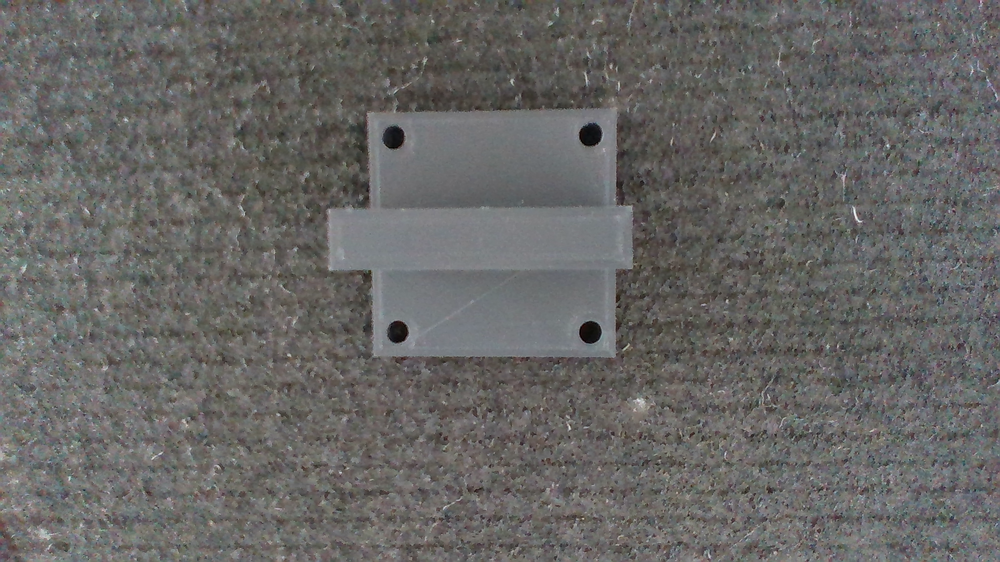
#> input picture ur5e_cam_description/scripts/defects/superior_sd_Color.png, 1000 x 562 px, shrunk from 1920 x 1080 before the run, found by its file name
$ python circulos_base.py
#> lines starting #> are read from the running program, lines starting #| are printed output that depends on the picture
#> further down, img is the input picture: shape (562, 1000, 3); mean B, G, R 100.4, 102.1, 103.1
import numpy as np
import cv2 as cv
import math

import matplotlib.pyplot as plt

import time

def main(img):
    try:
        img = cv.cvtColor(img,cv.COLOR_BGR2RGB)
        cimg = np.copy(img)
        assert cimg is not None, "file could not be read, check with os.path.exists()"

        ## DEBUG
        # cv.imshow('img',cimg)
        # cv.waitKey(0)
        # cv.destroyAllWindows()

        if __name__ != '__main__':
            cv.imwrite("/home/alberto/tfm_ws/src/TFM_AlbertoLosa_2122/ur5e_cam_description/scripts/img_reales/base" + time.strftime("%y%m%d_%H%M%S") + ".png", cimg)

        cimg = cv.medianBlur(cimg,7)
        img_gray = cv.cvtColor(cimg,cv.COLOR_RGB2GRAY)

        # Calculo de círculos
        circles = cv.HoughCircles(img_gray,cv.HOUGH_GRADIENT,1,100,param1=100,param2=16,minRadius=2,maxRadius=10)
#> circles = [[396.5, 332.5, 9.4], [393.5, 135.5, 9.4]]
        circles = np.uint16(np.around(circles))
#> circles = [[396, 332, 9], [394, 136, 9]]

        # Pintar elementos sobre la imagen
        for i in circles[0,:]:
            # draw the outer circle
            cv.circle(cimg,(i[0],i[1]),i[2],(0,255,0),2)
            # draw the center of the circle
            cv.circle(cimg,(i[0],i[1]),2,(0,0,255),3)
#> this loop made 2 passes
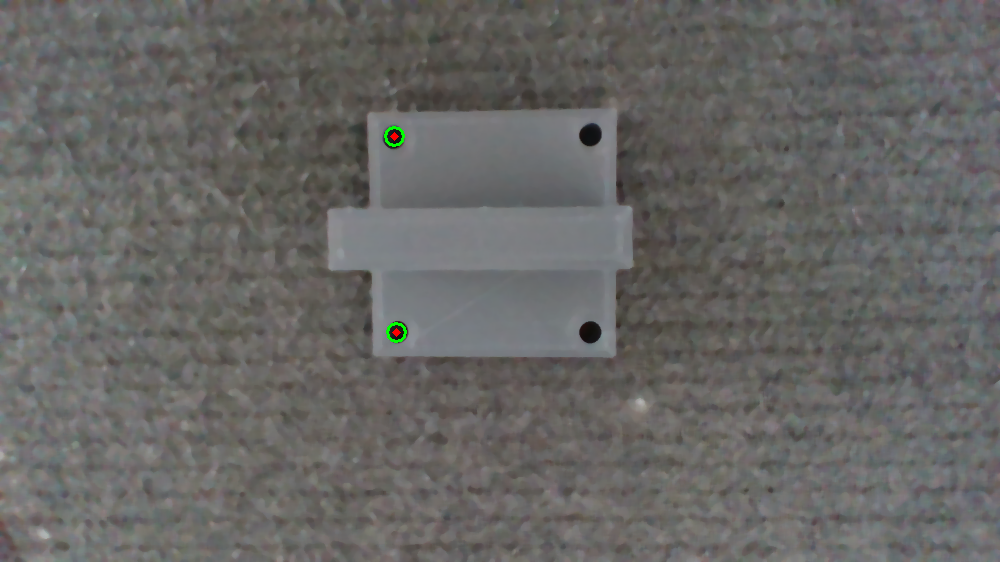
#> cimg: shape (562, 1000, 3); mean B, G, R 100.2, 102.1, 102.9

        ## DEBUG
        # cv.imshow('circulos',cimg)
        # cv.waitKey(0)
        # cv.destroyAllWindows()

        circulos = circles[0,:]
#> circulos = [[396, 332, 9], [394, 136, 9]]

        if len(circulos) == 4: # Seguimos comprobaciones
            # Voy a calcular las distancias entre circulos
            c = (int(circulos[0,0]), int(circulos[0,1])), (int(circulos[1,0]), int(circulos[1,1])), (int(circulos[2,0]), int(circulos[2,1])), (int(circulos[3,0]), int(circulos[3,1]))
            dista = np.array([math.dist(c[0],c[1]), math.dist(c[0],c[2]), math.dist(c[0],c[3])])
            max = np.argmax(dista)
            dista = np.delete(dista, max)
            lista = [1,2,3]
            lista.pop(max)
            dista2 = np.array([math.dist(c[max+1],c[lista[0]]), math.dist(c[max+1],c[lista[1]])])
            # print(dista, dista2)
            lista_dist = (dista[0], dista[1], dista2[0], dista2[1])
            mean = (dista[0] + dista[1] + dista2[0] + dista2[1])/4
            suma = 0
            # 5% de margen
            for i in lista_dist:
                if (np.abs(i-mean)/mean > 0.05):
                    suma = suma + 1
            if (suma == 0):
                # print("Pieza correcta")
                return("Pieza correcta")

            else:
                return("Pieza correcta")
                return "Distancia anormal entre círculos"


        elif len(circulos) == 3:
            return("Pieza correcta")
            return "Falta 1 círculo"
        else:
            return("Pieza correcta")
            return "Faltan " + str(4-len(circulos)) + " circulos"


    except Exception as ex:
            return ex


if __name__ == '__main__':
    img = cv.imread('/home/alberto/tfm_ws/src/TFM_AlbertoLosa_2122/ur5e_cam_description/scripts/defects/superior_sd_Color.png')
    img = cv.cvtColor(img,cv.COLOR_RGB2BGR)

    assert img is not None, "file could not be read, check with os.path.exists()"

    resultado = main(img)
#> resultado = 'Pieza correcta'

    print(resultado)
#| Pieza correcta

$ run again, with ur5e_cam_description/scripts/defects/lateral_circulo_despl_Color.png copied over ur5e_cam_description/scripts/defects/superior_sd_Color.png
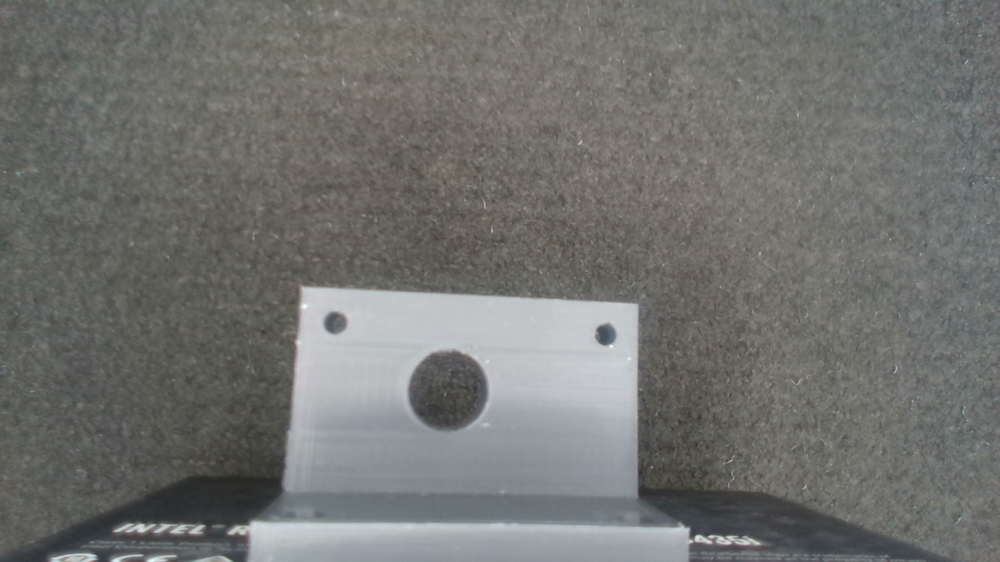
#> input picture ur5e_cam_description/scripts/defects/lateral_circulo_despl_Color.png, 1000 x 562 px, shrunk from 1920 x 1080 before the run, found by its file name
#> img is the input picture: shape (562, 1000, 3); mean B, G, R 111.7, 114.4, 113.7
#> in main, `circles = cv.HoughCircles(img_gray,cv.HOUGH_GRADIENT,1,100,param1=100,..`: circles = [[336.5, 322.5, 9.4], [605.5, 334.5, 9.4]]
#> in main, `circles = np.uint16(np.around(circles))`: circles = [[336, 322, 9], [606, 334, 9]]
#> the loop in main, `for i in circles[0,:]:` made 2 passes
#> after the loop in main, `for i in circles[0,:]:`:
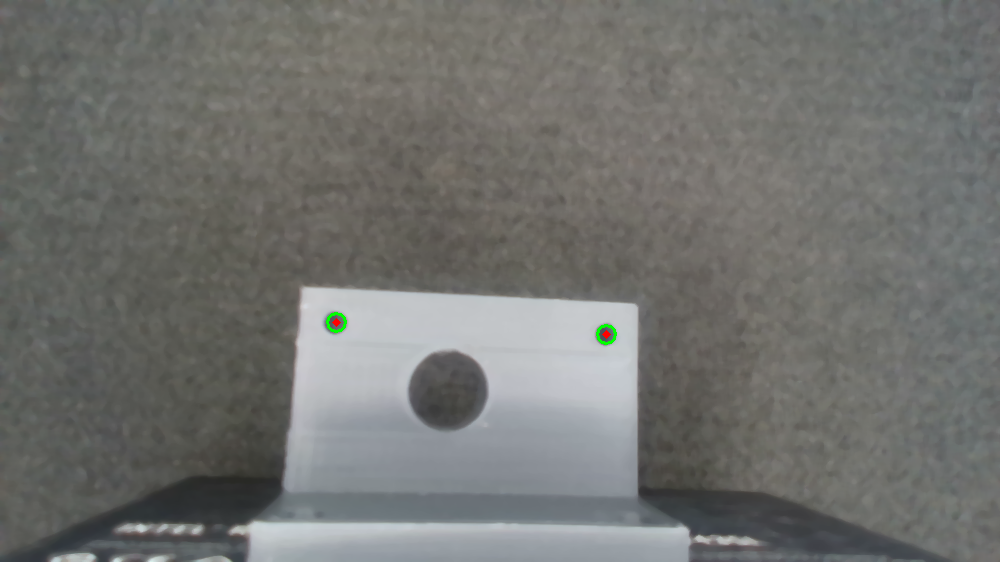
#> cimg: shape (562, 1000, 3); mean B, G, R 111.4, 114.3, 113.5
#> resultado = 'Pieza correcta'
#| Pieza correcta

$ run again, with ur5e_cam_description/scripts/defects/lateral_no_circulo_Color.png copied over ur5e_cam_description/scripts/defects/superior_sd_Color.png
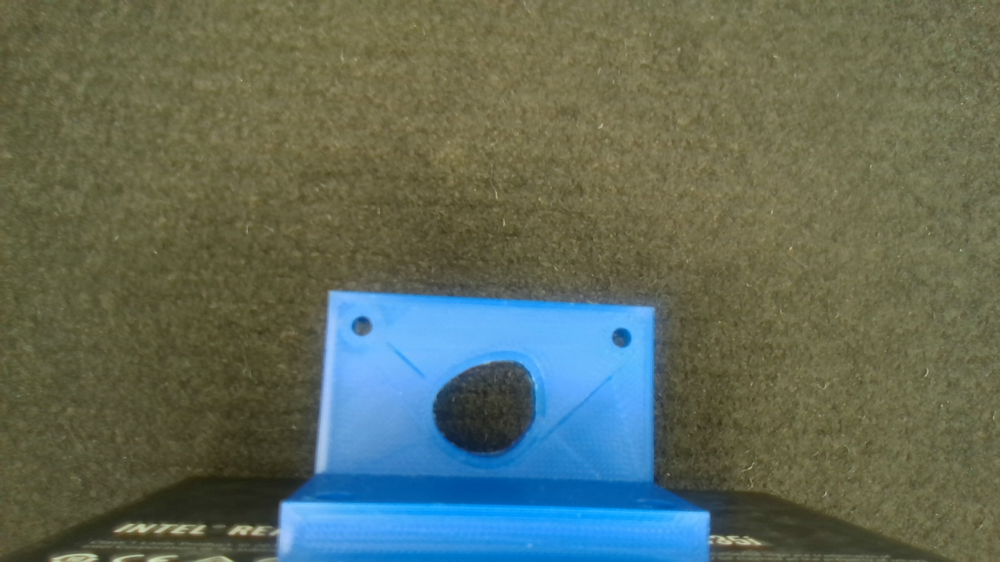
#> input picture ur5e_cam_description/scripts/defects/lateral_no_circulo_Color.png, 1000 x 562 px, shrunk from 1920 x 1080 before the run, found by its file name
#> img is the input picture: shape (562, 1000, 3); mean B, G, R 92.8, 106.9, 95.4
#> in main, `img_gray = cv.cvtColor(cimg,cv.COLOR_RGB2GRAY)`:
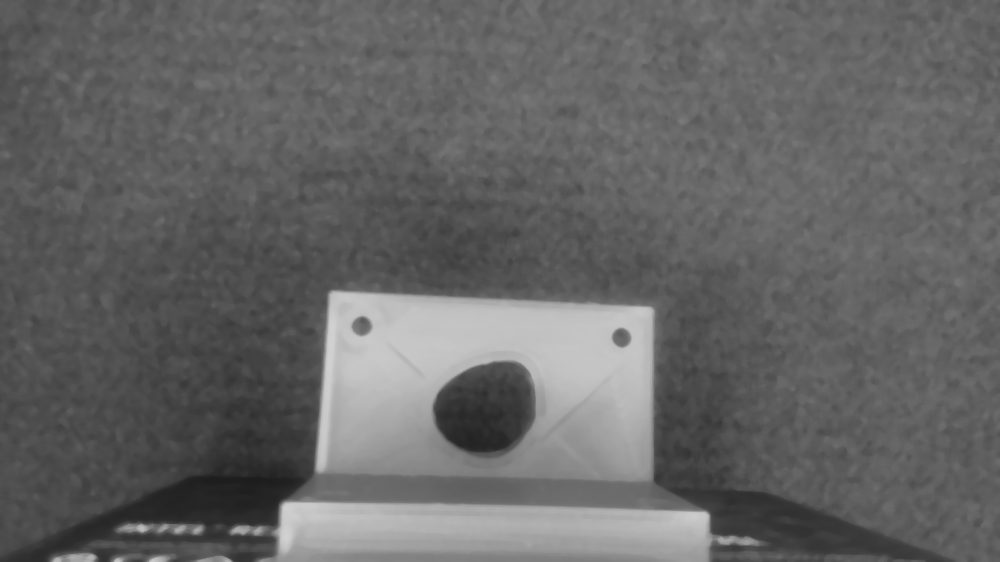
#> img_gray: shape (562, 1000); min 29, max 209, mean 101.2
#> in main, `circles = cv.HoughCircles(img_gray,cv.HOUGH_GRADIENT,1,100,param1=100,..`: circles = [[621.5, 337.5, 9.4], [360.5, 325.5, 9.4]]
#> in main, `circles = np.uint16(np.around(circles))`: circles = [[622, 338, 9], [360, 326, 9]]
#> the loop in main, `for i in circles[0,:]:` made 2 passes
#> after the loop in main, `for i in circles[0,:]:`:
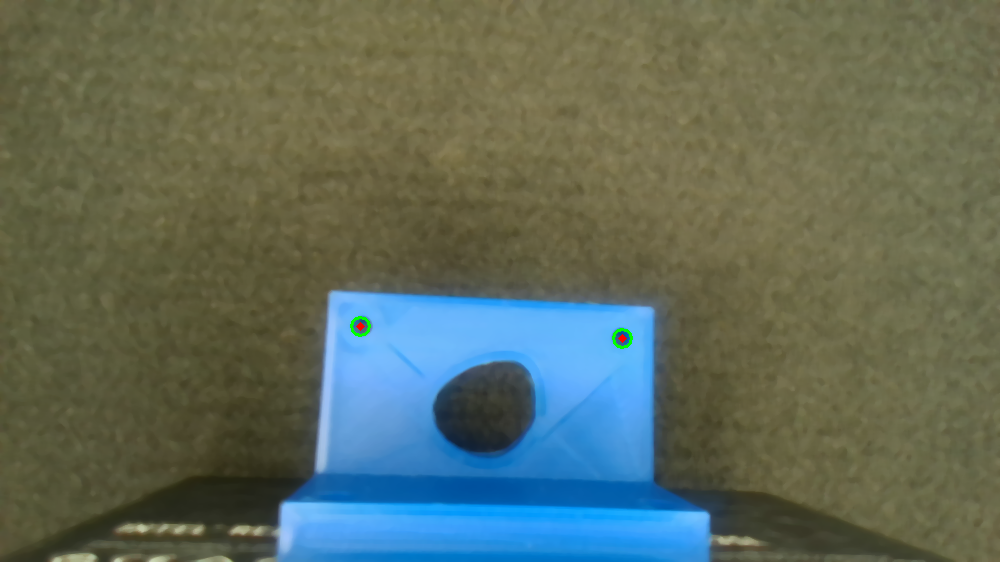
#> cimg: shape (562, 1000, 3); mean B, G, R 92.5, 106.8, 95.2
#> resultado = 'Pieza correcta'
#| Pieza correcta
